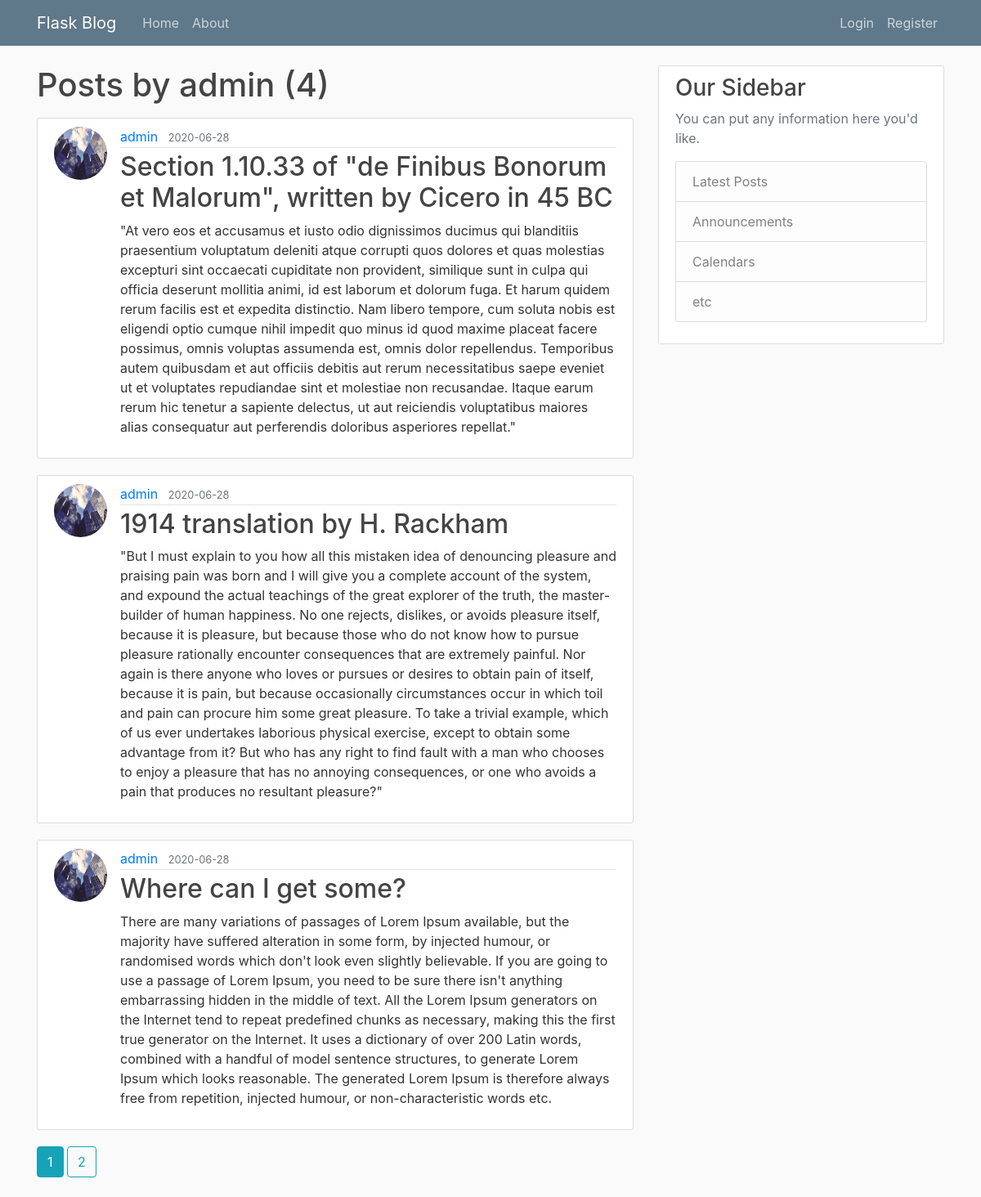
Screenshot of /user/admin with the database file from the repository.
### flask_blog_webapp/models.py (models this page shows, shortened)
class User(db.Model, UserMixin):
	id = db.Column(db.Integer, primary_key=True)
	username = db.Column(db.String(20), unique=True, nullable=False)
	email = db.Column(db.String(120), unique=True, nullable=False)
	image_file = db.Column(db.String(20), nullable=False, default='default.jpg')
	password = db.Column(db.String(60), nullable=False)
	posts = db.relationship('Post', backref='author', lazy=True)

class Post(db.Model):
	id = db.Column(db.Integer, primary_key=True)
	title = db.Column(db.String(100), nullable=False)
	date_posted = db.Column(db.DateTime, nullable=False, default=datetime.utcnow)
	content = db.Column(db.Text, nullable=False)
	user_id = db.Column(db.Integer, db.ForeignKey('user.id'), nullable=False)

### flask_blog_webapp/routes.py (the view)
@app.route('/user/<string:username>')
def user_posts(username):
	page = request.args.get('page', 1, type=int)
	user = User.query.filter_by(username=username).first_or_404()
	posts = Post.query.filter_by(author=user)\
			.order_by(Post.date_posted.desc())\
			.paginate(page=page, per_page=3)
	return render_template('user_posts.html', posts=posts, user=user)

### flask_blog_webapp/templates/user_posts.html
{% extends "base.html" %}
{% block content %}
  <h1 class="mb-3">Posts by {{ user.username }} ({{ posts.total }})</h1>
  {% for post in posts.items %}
    <article class="media content-section">
      <img class="rounded-circle article-img" src="{{ url_for('static', filename='profile_pics/' + post.author.image_file) }}">
      <div class="media-body">
        <div class="article-metadata">
          <a class="mr-2" href="{{ url_for('user_posts', username=post.author.username) }}">{{ post.author.username }}</a>
          <small class="text-muted">{{ post.date_posted.strftime('%Y-%m-%d') }}</small>
        </div>
        <h2><a class="article-title" href="{{ url_for('post', post_id=post.id) }}">{{ post.title }}</a></h2>
        <p class="article-content">{{ post.content }}</p>
      </div>
    </article>
  {% endfor %}
  {% for page_num in posts.iter_pages(left_edge=1, right_edge=1, left_current=1, right_current=2) %}
    {% if page_num %}
      {% if posts.page == page_num %}
        <a class="btn btn-info mb-4" href="{{ url_for('user_posts', username=user.username, page=page_num) }}">{{ page_num }}</a>
      {% else %}
        <a class="btn btn-outline-info mb-4" href="{{ url_for('user_posts', username=user.username, page=page_num) }}">{{ page_num }}</a>
      {% endif %}
    {% else %}
      ...
    {% endif %}
  {% endfor %}
{% endblock content %}

### flask_blog_webapp/templates/base.html (shortened to what this page needs)
<!DOCTYPE html>
<html>
<head>
    <link rel="stylesheet" href="https://stackpath.bootstrapcdn.com/bootstrap/4.3.1/css/bootstrap.min.css">
    <link rel="stylesheet" href="{{ url_for('static', filename='main.css') }}">
</head>
<body>
	<header class="site-header">
      <nav class="navbar navbar-expand-md navbar-dark bg-steel fixed-top">
        <div class="container">
          <a class="navbar-brand mr-4" href="/">Flask Blog</a>
          <div class="collapse navbar-collapse" id="navbarToggle">
            <div class="navbar-nav mr-auto">
              <a class="nav-item nav-link" href="{{ url_for('home') }}">Home</a>
              <a class="nav-item nav-link" href="{{ url_for('about') }}">About</a>
            </div>
            <div class="navbar-nav">
              {% if current_user.is_authenticated %}
                <a class="nav-item nav-link" href="{{ url_for('new_post') }}">New Post</a>
                <a class="nav-item nav-link" href="{{ url_for('account') }}">Account</a>
                <a class="nav-item nav-link" href="{{ url_for('logout') }}">Logout</a>
              {% else %}
                <a class="nav-item nav-link" href="{{ url_for('login') }}">Login</a>
                <a class="nav-item nav-link" href="{{ url_for('register') }}">Register</a>
              {% endif %}
            </div>
          </div>
        </div>
      </nav>
    </header>
	<main role="main" class="container">
      <div class="row">
        <div class="col-md-8">
          {% block content %}{% endblock %}
        </div>
        <div class="col-md-4">
          <div class="content-section">
            <h3>Our Sidebar</h3>
            <p class='text-muted'>You can put any information here you'd like.
              <ul class="list-group">
                <li class="list-group-item list-group-item-light">Latest Posts</li>
                <li class="list-group-item list-group-item-light">Announcements</li>
                <li class="list-group-item list-group-item-light">Calendars</li>
                <li class="list-group-item list-group-item-light">etc</li>
              </ul>
            </p>
          </div>
        </div>
      </div>
    </main>
</body>
</html>

### flask_blog_webapp/static/main.css (style rules this page uses)
body { background: #fafafa; color: #333333; margin-top: 5rem; }
h1, h2, h3, h4, h5, h6 { color: #444444; }
.bg-steel { background-color: #5f788a; }
.site-header .navbar-nav .nav-link { color: #cbd5db; }
.content-section { background: #ffffff; padding: 10px 20px; border: 1px solid #dddddd; border-radius: 3px; margin-bottom: 20px; }
.article-title { color: #444444; }
.article-content { white-space: pre-line; }
.article-img { height: 65px; width: 65px; margin-right: 16px; }
.article-metadata { padding-bottom: 1px; margin-bottom: 4px; border-bottom: 1px solid #e3e3e3 }

### rows the page displays
User: username "admin"
Post: image_file (placeholder picture), author.username "admin", date_posted "2020-06-28", title "Section 1.10.33 of \"de Finibus Bonorum et Malorum\", written by Cicero in 45 BC", content "\"At vero eos et accusamus et iusto odio dignissimos ducimus qui blanditiis praesentium voluptatum deleniti atque corrupti quos dolores et quas molestias excepturi sint occaecati cupiditate non provident, similique sunt in culpa qui officia deserunt mollitia animi, id est laborum et dolorum fuga. Et harum quidem rerum facilis est et expedita distinctio. Nam libero tempore, cum soluta nobis est eligendi optio cumque nihil impedit quo minus id quod maxime placeat facere possimus, omnis voluptas assumenda est, omnis dolor repellendus. Temporibus autem quibusdam et aut officiis debitis aut rerum necessitatibus saepe eveniet ut et voluptates repudiandae sint et molestiae non recusandae. Itaque…"
Post: image_file (placeholder picture), author.username "admin", date_posted "2020-06-28", title "1914 translation by H. Rackham", content "\"But I must explain to you how all this mistaken idea of denouncing pleasure and praising pain was born and I will give you a complete account of the system, and expound the actual teachings of the great explorer of the truth, the master-builder of human happiness. No one rejects, dislikes, or avoids pleasure itself, because it is pleasure, but because those who do not know how to pursue pleasure rationally encounter consequences that are extremely painful. Nor again is there anyone who loves or pursues or desires to obtain pain of itself, because it is pain, but because occasionally circumstances occur in which toil and pain can procure him some great pleasure. To take a trivial example,…"
Post: image_file (placeholder picture), author.username "admin", date_posted "2020-06-28", title "Where can I get some?", content "There are many variations of passages of Lorem Ipsum available, but the majority have suffered alteration in some form, by injected humour, or randomised words which don't look even slightly believable. If you are going to use a passage of Lorem Ipsum, you need to be sure there isn't anything embarrassing hidden in the middle of text. All the Lorem Ipsum generators on the Internet tend to repeat predefined chunks as necessary, making this the first true generator on the Internet. It uses a dictionary of over 200 Latin words, combined with a handful of model sentence structures, to generate Lorem Ipsum which looks reasonable. The generated Lorem Ipsum is therefore always free from…"

### other values shown
{{ posts.total }} "4"
{{ page_num }} "1"
{{ page_num }} "2"
